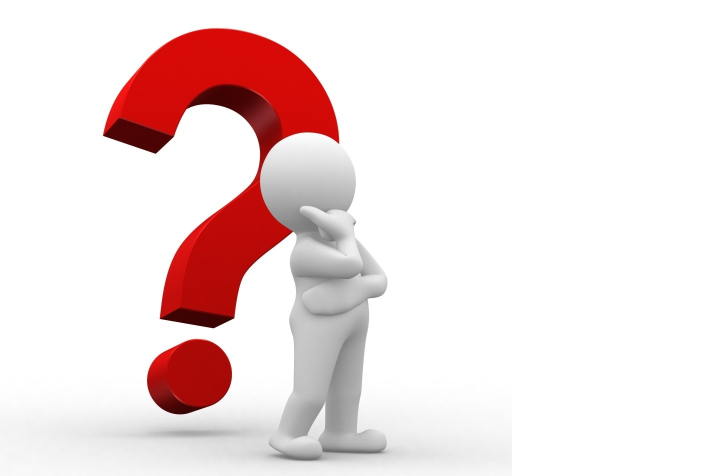
#> input picture images/pic01.jpg, 1422 x 952 px (shown at 1/2 size)
$ python test2.py
#> lines starting #> are read from the running program, lines starting #| are printed output that depends on the picture; after the words box and inside, x2 and y2 are one past the last pixel; in counts of white or black regions, pixels touching at a corner belong together
import numpy as np
import matplotlib.pyplot as plt
import cv2
'''
img = cv2.imread("images/pic01.jpg", -1)
img = cv2.cvtColor(img,cv2.COLOR_BGR2RGB)
cv2.namedWindow("img", -1)
zeros = np.zeros(img.shape[0:2] , dtype = "uint8")
r,g,b = cv2.split(img)
cv2.resizeWindow("example", 640 , 480)
cv2.imshow("Red", cv2.merge([zeros,zeros,r]))
cv2.imshow("Green", cv2.merge([zeros,g,zeros]))
cv2.imshow("Blue", cv2.merge([b,zeros,zeros]))
plt.imshow(img)
plt.show()
'''
img = cv2.imread("images/pic01.jpg",-1)
#> img is the input picture: shape (952, 1422, 3); mean B, G, R 223.8, 224, 240.5
cv2.namedWindow("example",0)
cv2.resizeWindow("example",640,480)
cv2.rectangle(img,(540,300),(700,400),(255,0,0),4)
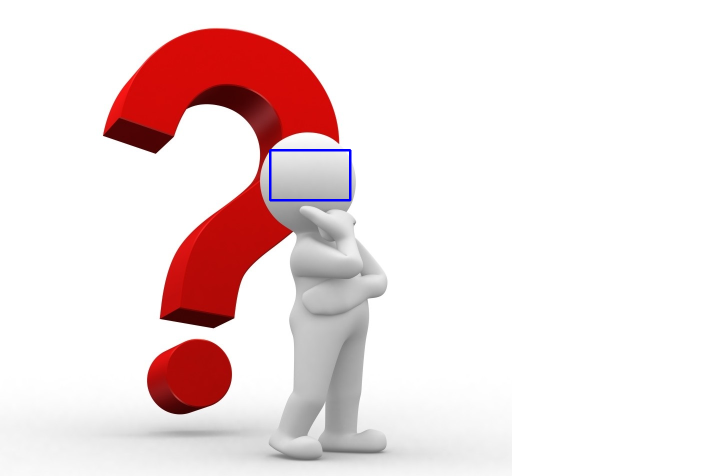
#> img: shape (952, 1422, 3) (shown at 1/2 size); 0.19% of pixels changed, all inside (x1, y1, x2, y2) = (538, 298, 703, 403)
cv2.imshow("example",img)
img = cv2.cvtColor(img,cv2.COLOR_RGB2BGR)
plt.figure()
plt.imshow(img)
plt.show()
cv2.waitKey(0)
cv2.destroyAllWindows()

$ run again, with images/pic04.jpg copied over images/pic01.jpg
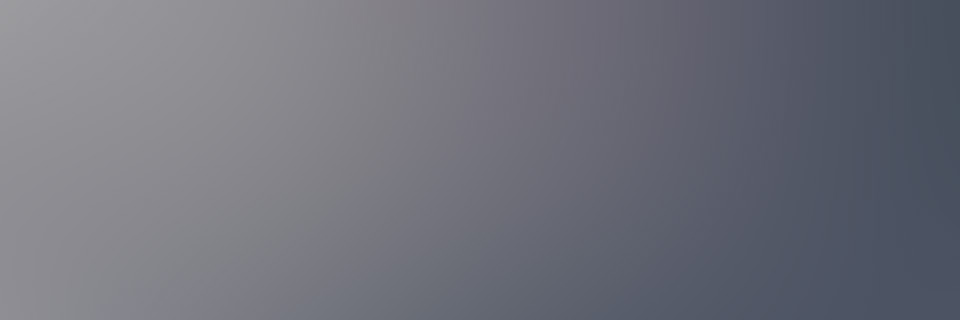
#> input picture images/pic04.jpg, 960 x 320 px
#> img is the input picture: shape (320, 960, 3); mean B, G, R 123.2, 113.3, 111.8
#> `cv2.rectangle(img,(540,300),(700,400),(255,0,0),4)`:
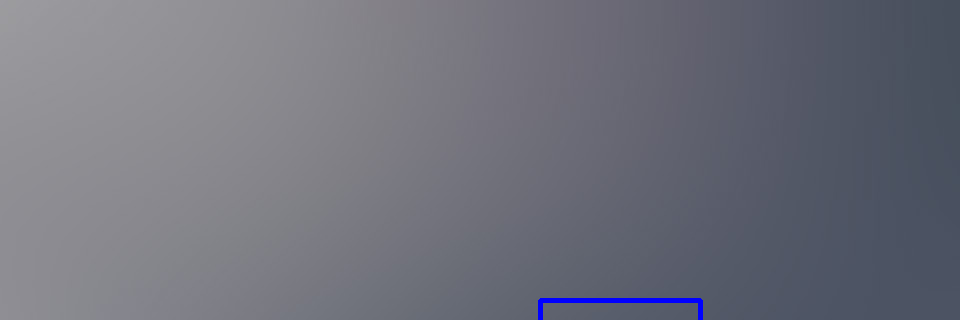
#> img: shape (320, 960, 3); 0.32% of pixels changed, all inside (x1, y1, x2, y2) = (538, 298, 703, 320)

$ run again, with images/pic05.jpg copied over images/pic01.jpg
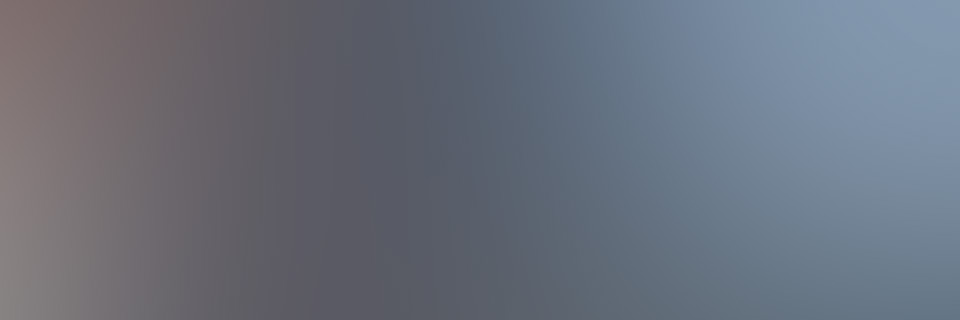
#> input picture images/pic05.jpg, 960 x 320 px
#> img is the input picture: shape (320, 960, 3); mean B, G, R 123.5, 111.4, 105.2
#> `cv2.rectangle(img,(540,300),(700,400),(255,0,0),4)`:
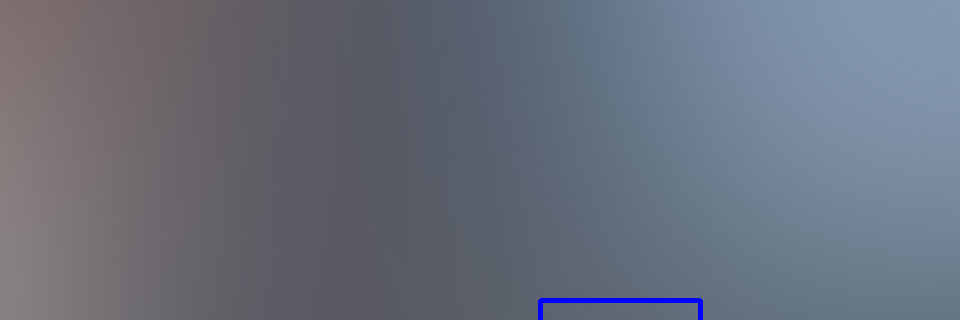
#> img: shape (320, 960, 3); 0.32% of pixels changed, all inside (x1, y1, x2, y2) = (538, 298, 703, 320)
